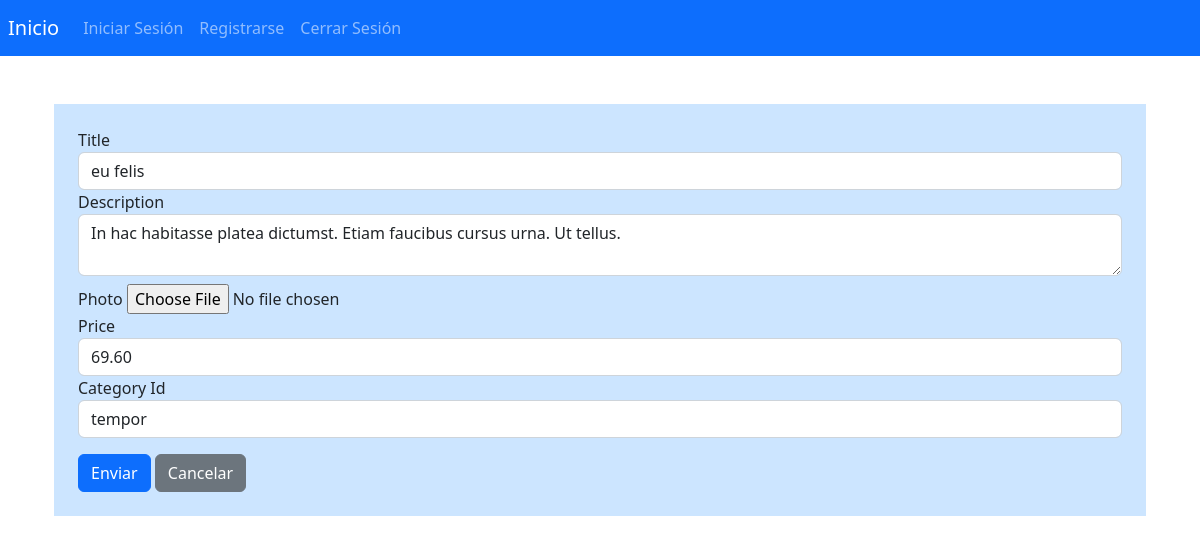
/products/update/2, run on an earlier commit of the app's database.
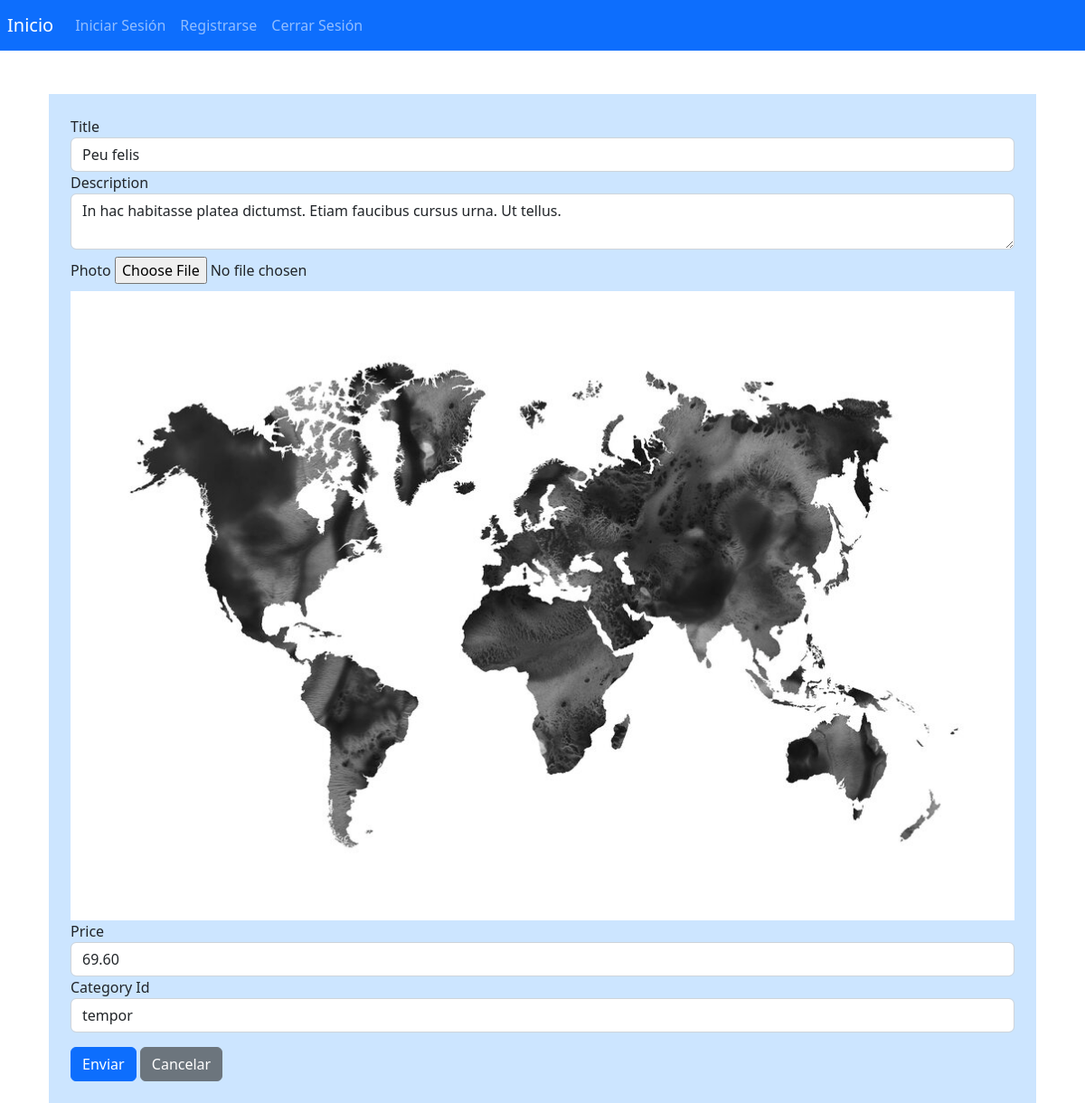
And on a later commit of the database.
### app/models.py (models this page shows)
class Product(db.Model):
    __tablename__ = "products"
    id = db.Column(db.Integer, primary_key=True, autoincrement=True)
    title = db.Column(db.Text, nullable=False)
    description = db.Column(db.Text, nullable=False)
    photo = db.Column(db.Text)
    price = db.Column(db.DECIMAL(10, 2), nullable=False)
    category_id = db.Column(db.Integer, db.ForeignKey('categories.id'))
    seller_id = db.Column(db.Integer, db.ForeignKey('users.id'), default=1)
    created = db.Column(db.DATETIME, default=now(), nullable=False)
    updated = db.Column(db.DATETIME, default=now(), onupdate=now(), nullable=False)
    category = db.relationship('Category', backref='products')
    seller = db.relationship('User', backref='products')

### app/routes_main.py (the view, shortened to what this page needs)
@main_bp.route('/products/update/<int:id>', methods=["GET", "POST"])
def update_item(id):
    categories = Category.query.all()
    product = Product.query.get_or_404(id)
    form = ProductForm(obj = product)
    form.category_id.choices=[(categoria.name) for categoria in categories]
    if request.method == 'GET' :
        categories = Category.query.all()
        return render_template('products/create-update-product.html', categories=categories, product=product, form = form)
    return redirect(url_for('main_bp.item_list'))

### app/forms.py
class ProductForm(FlaskForm):
    title = StringField(
        validators = [validators.DataRequired()]
        )
    description = TextAreaField(
        validators = [validators.DataRequired()]
        )
    photo = FileField(
        validators = [validators.DataRequired()]
        )
    price = DecimalField(
        validators = [validators.DataRequired(), validators.NumberRange(min=0, message='El precio debe ser mayor o igual a cero')]
        )
    category_id = SelectField(
        validators = [validators.InputRequired()]
        )
    submit = SubmitField()

### app/templates/products/create-update-product.html (shortened to what this page needs)
    {% extends 'layout.html' %}
    {% block content %}
    {% if not product %}
    <div class="container mt-4">
        <form method="POST" action="/products/create" enctype="multipart/form-data" class="p-4 rounded-lg" style="background-color: #cce5ff">
            {{ form.csrf_token }}
            <div class="form-group">
                <label for="{{ form.title.id }}">{{ form.title.label }}</label>
                {{ form.title(class="form-control", id=form.title.id) }}
            </div>
            <div class="form-group">
                <label for="{{ form.description.id }}">{{ form.description.label }}</label>
                {{ form.description(class="form-control", id=form.description.id) }}
            </div>
            <div class="form-group mt-2">
                <label for="{{ form.photo.id }}">{{ form.photo.label }}</label>
                {{ form.photo(class="form-control-file", id=form.photo.id) }}
            </div>
            <div class="form-group">
                <label for="{{ form.price.id }}">{{ form.price.label }}</label>
                {{ form.price(class="form-control", id=form.price.id) }}
            </div>
            <div class="form-group">
                <label for="{{ form.category_id.id }}">{{ form.category_id.label }}</label>
                {{ form.category_id(class="form-control", id=form.category_id.id) }}
            </div>
            <div class="mt-3">
                <button type="submit" class="btn btn-primary btn-block">Crear</button>
                <button type="reset" class="btn btn-secondary btn-block">Reiniciar</button>
            </div>
        </form>
    </div>
        {% else %}
        <div class="container mt-4">
            <form method="POST" action="/products/update/{{ product['id'] }}" enctype="multipart/form-data" class="p-4 rounded-lg" style="background-color: #cce5ff">
                <div class="form-group">
                    <label for="{{ form.title.id }}">{{ form.title.label }}</label>
                    {{ form.title(class="form-control", id=form.title.id) }}
                </div>
                <div class="form-group">
                    <label for="{{ form.description.id }}">{{ form.description.label }}</label>
                    {{ form.description(class="form-control", id=form.description.id) }}
                </div>
                <div class="form-group mt-2">
                    <label for="{{ form.photo.id }}">{{ form.photo.label }}</label>
                    {{ form.photo(class="form-control-file", id=form.photo.id) }}
                    <img src="../../static/uploads/{{ product['photo'] }}" alt="" class="img-fluid mt-2">
                </div>
                <div class="form-group">
                    <label for="{{ form.price.id }}">{{ form.price.label }}</label>
                    {{ form.price(class="form-control", id=form.price.id) }}
                </div>
                <div class="form-group">
                    <label for="{{ form.category_id.id }}">{{ form.category_id.label }}</label>
                    {{ form.category_id(class="form-control", id=form.category_id.id) }}
                </div>
                <div class="mt-3">
                    <button type="submit" class="btn btn-primary btn-block">Enviar</button>
                    <a href="/" class="btn btn-secondary btn-block">Cancelar</a>
                </div>
            </form>
        </div>
        {% endif %}
    {% endblock %}

### app/templates/layout.html (shortened to what this page needs)
<!DOCTYPE html>
<html lang="es">
<head>
    <link rel="stylesheet" href="https://cdn.jsdelivr.net/npm/bootstrap@5.2.3/dist/css/bootstrap.min.css">
</head>
<body>
    <nav class="p-2 navbar navbar-expand-lg navbar-dark bg-primary">
        <a class="navbar-brand" href="/">Inicio</a>
        <div class="collapse navbar-collapse" id="navbarNav">
            <ul class="navbar-nav ml-auto">
                <li class="nav-item">
                    <a class="nav-link" href="/login">Iniciar Sesión</a>
                </li>
                <li class="nav-item">
                    <a class="nav-link" href="/register">Registrarse</a>
                </li>
                <li class="nav-item">
                    <a class="nav-link" href="#">Cerrar Sesión</a>
                </li>
            </ul>
        </div>
    </nav>
    <main class="container mt-5">
        {% block content %}{% endblock %}
    </main>
</body>
</html>

What changed in the data, as far as the page shows it:
changed Product "In hac habitasse platea dictumst. Etiam faucibus cursus urna. Ut tellus.": title "eu felis" → "Peu felis"; photo: picture added
